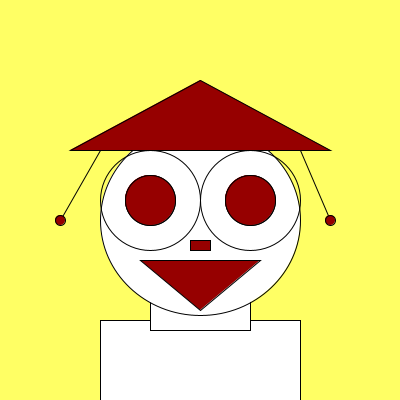
Frame 1 (no input)
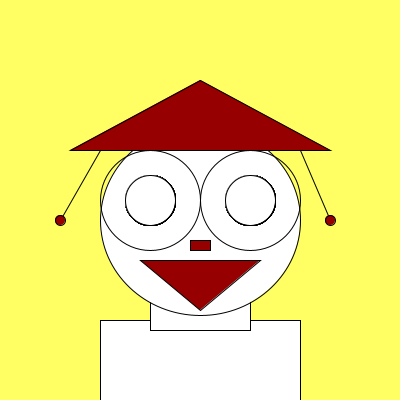
Frame 60 (the mouse pressed at the canvas centre just before this capture)
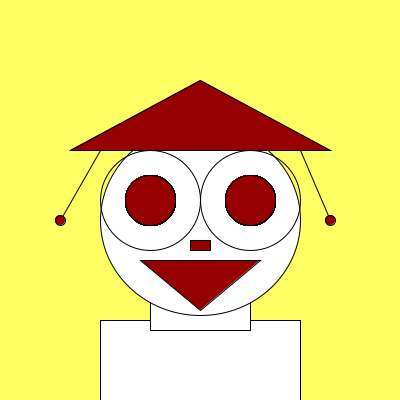
Frame 120 (the mouse held since frame 60 and released just before this capture)

The Processing sketch that drew these frames (run headless with seeded random() and noise(); from frame 60 on, the mouse is pressed at the canvas centre):

// Processing sketch: processing_23602
// ── processing_23602.pde

void setup () {
size(400,400);
background(280,280,100);
/*boday*/
rect(100,320,200,80);
/*neck*/
rect(150,300,100,30);

/*head*/
ellipse(200,220,200,190);

/*left eye*/
noFill();
ellipse(150,200,100,100);

/*right eye*/
noFill();
ellipse(250,200,100,100);

/*left eye ball*/
fill(150,0,0);
ellipse(150,200,50,50);

/*right eye ball*/

ellipse(250,200,50,50);

/*nose*/
rect(190,240,20,10);

/*mouth*/
triangle(140,260,260,260,200,310);

/*hat*/
triangle(70,150,330,150,200,80);
/*left acceserary*/
line(100,150,60,220);
ellipse(60,220,10,10);
/*right acceserary*/
line(300,150,330,220);
ellipse(330,220,10,10);
}

void draw( ) {
ellipse(150,200,50,50); /*left eye ball*/
ellipse(250,200,50,50); /*right eye ball*/

if (mousePressed){
 fill(150,0,0);
}
 else{
 fill(255);
  };
}
 
 








   
                                
